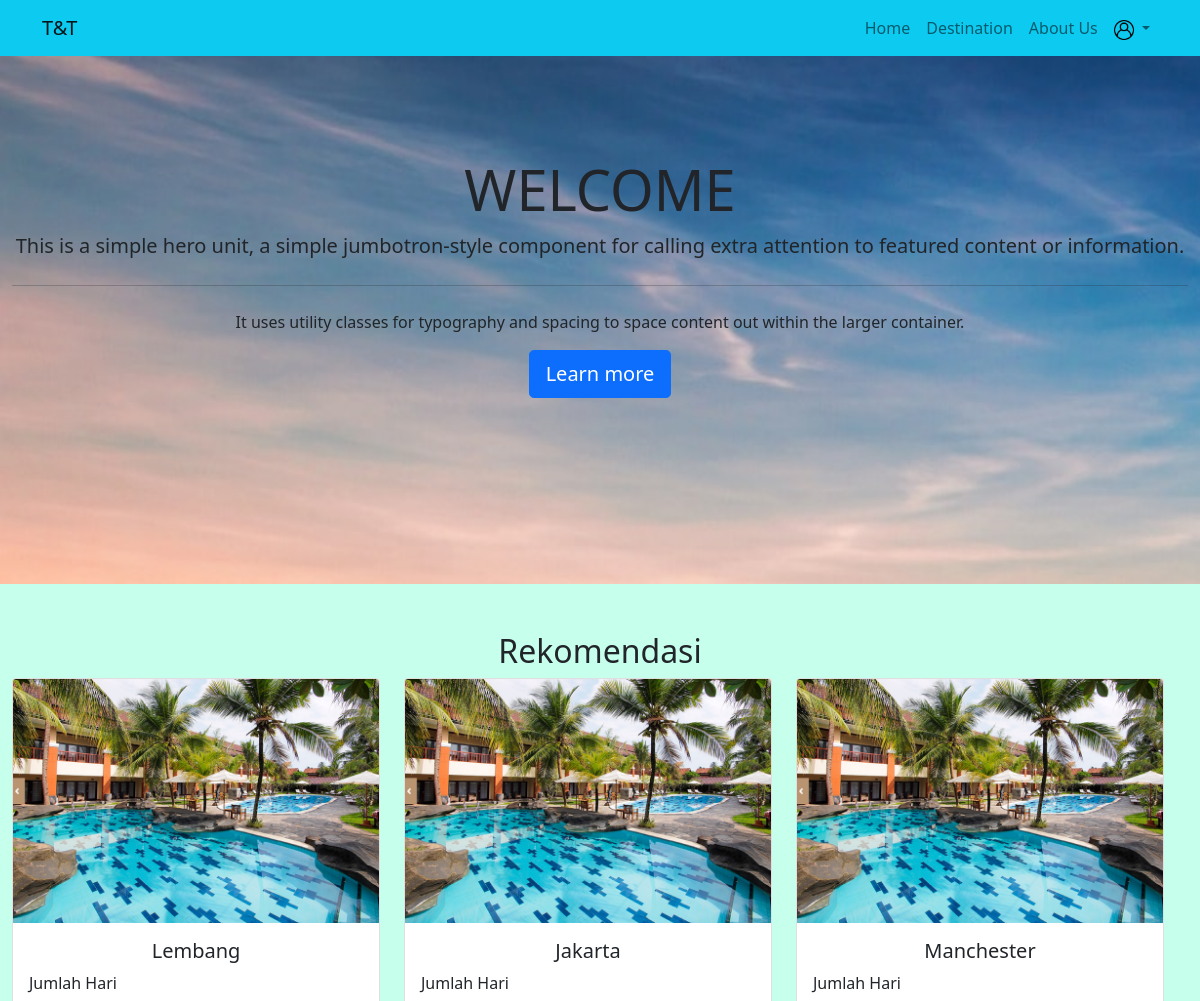
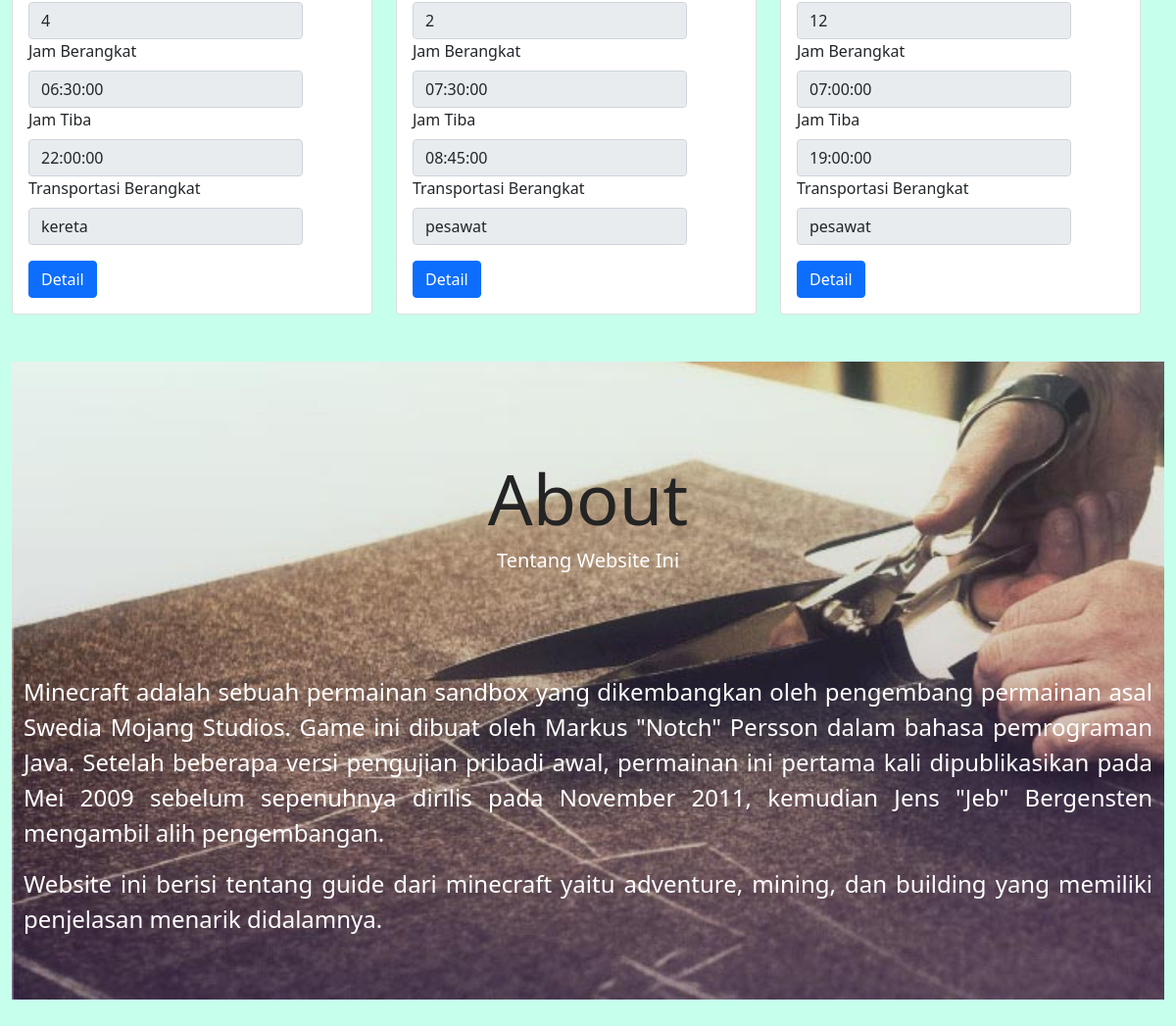
Page /user/index.php?page=home on the committed database (2 pictures, top to bottom).
### tables this page shows
CREATE TABLE `tb_items` (
  `no_items` int(4) NOT NULL,
  `user_id` int(4) NOT NULL,
  `tujuan_wisata` varchar(50) NOT NULL,
  `jmlh_hari` int(2) NOT NULL,
  `jam_berangkat` time NOT NULL,
  `jam_tiba` time NOT NULL,
  `transportasi` enum('pesawat','kereta','bus','kapal') NOT NULL,
  `penginapan` varchar(50) NOT NULL,
  `restoran` varchar(50) NOT NULL,
  `harga` decimal(10,0) NOT NULL,
  `deskripsi` text NOT NULL
);

### user/home.php (the view, shortened to what this page needs)
<section style="background-image: url('../assets/images/wisata.jpg'); background-attachment: fixed; background-size: cover; height:
    450px; padding-bottom: 44%; text-shadow: 100px; position: relative;" id="awal">
    <div class="container-fluid text-center" style="padding-top: 100px;">
        <h1 class="display-4"><strong>WELCOME</strong></h1>
        <p class="lead">This is a simple hero unit, a simple jumbotron-style component for calling extra attention to
            featured content or information.</p>
        <hr class="my-4">
        <p>It uses utility classes for typography and spacing to space content out within the larger container.</p>
        <a class="btn btn-primary btn-lg" href="#about" role="button">Learn more</a>
    </div>
</section>
<div class="container-fluid pt-5 pb-5">
    <div class="row">
        <div class="col text-center">
            <h2>Rekomendasi</h2>
        </div>
        <div class="row">
            <?php
            $query = "SELECT *FROM tb_items ORDER BY harga ASC LIMIT 3";
        $dewan1 = $koneksi->prepare($query);
        $dewan1->execute();
        $res1 = $dewan1->get_result();
        while ($row = $res1->fetch_assoc()) {
          $tujuan_wisata = $row["tujuan_wisata"];
          $jmlh_hari = $row["jmlh_hari"];
          $jam_berangkat = $row["jam_berangkat"];
          $jam_tiba = $row["jam_tiba"];
          $transportasi = $row["transportasi"];
          ?>
            <div id="card" class="col-4 pb-5">
                <div class="card h-100">
                    <img src="../assets/images/hotel.png" class="card-img-top" alt="...">
                    <div class="card-body">
                        <h5 class="card-title" style="text-align: center;"><?php echo $tujuan_wisata; ?></h5>
                        <p><label for="jmlh_hari" class="form-label">Jumlah Hari</label>
                            <input style="width: 280px" type="jmlh_hari" name="jmlh_hari" id="jmlh_hari"
                                class="form-control" disabled value="<?= $jmlh_hari?>">
                            <label for="jam_berangkat" class="form-label">Jam Berangkat</label>
                            <input style="width: 280px;" type="jam_berangkat" name="jam_berangkat" id="jam_berangkat"
                                class="form-control" disabled value="<?= $jam_berangkat?>">
                            <label for="jam_tiba" class="form-label">Jam Tiba</label>
                            <input style="width: 280px;" type="jam_tiba" name="jam_tiba" id="jam_tiba"
                                class="form-control" disabled value="<?= $jam_tiba?>">
                            <label for="transportasi" class="form-label">Transportasi
                                Berangkat</label>
                            <input style="width: 280px;" type="transportasi" name="transportasi" id="transportasi"
                                class="form-control" disabled value="<?= $transportasi?>">
                        </p>
                        <a href="#" class="btn btn-primary">Detail</a>
                    </div>
                </div>
            </div>
            <?php
        }
            ?>
        </div>
    </div>
    <section id="about">
        <div class="container-fluid about pt-5 pb-5" style="background-image: url('../assets/images/corporate-incentives.jpg');
background-size: cover;
    background-repeat: no-repeat;
    color: rgb(255, 255, 255);
    text-shadow: 100px;">
            <div class="container text-center py-5">
                <h2 class="display-2"><strong>About</strong></h2>
                <h5>Tentang Website Ini</h5>
            </div>
            <div class="row pt-5">
                <div class="col-md-12">
                    <p>Minecraft adalah sebuah permainan sandbox yang dikembangkan oleh pengembang permainan asal Swedia
                        Mojang
                        Studios. Game ini dibuat oleh Markus "Notch" Persson dalam bahasa pemrograman Java. Setelah
                        beberapa
                        versi pengujian pribadi awal, permainan ini pertama kali dipublikasikan pada Mei 2009 sebelum
                        sepenuhnya
                        dirilis pada November 2011, kemudian Jens "Jeb" Bergensten mengambil alih pengembangan.</p>
                    <p>Website ini berisi tentang guide dari minecraft yaitu adventure, mining, dan building yang
                        memiliki
                        penjelasan menarik didalamnya.</p>
                </div>
            </div>
        </div>
    </section>

### assets/style.css (style rules this page uses)
#awal { background-image: url('images/wisata.jpg'); background-attachment: fixed; background-size: cover; height: 450px; padding-bottom: 44%; text-shadow: 100px; position: relative; }
body { background-color: #C7FFED; }
.about { background-image: url("/img/corporate-incentives.jpg"); background-size: cover; background-repeat: no-repeat; color: rgb(255, 255, 255); text-shadow: 100px; }
.about p { color: white; font-size:x-large; text-align: justify; }
.about h2 { color: rgb(36, 36, 36); }

### rows in the picture
tb_items: tujuan_wisata "Lembang", jmlh_hari "4", jam_berangkat "06:30:00", jam_tiba "22:00:00", transportasi "kereta"
tb_items: tujuan_wisata "Jakarta", jmlh_hari "2", jam_berangkat "07:30:00", jam_tiba "08:45:00", transportasi "pesawat"
tb_items: tujuan_wisata "Manchester", jmlh_hari "12", jam_berangkat "07:00:00", jam_tiba "19:00:00", transportasi "pesawat"
